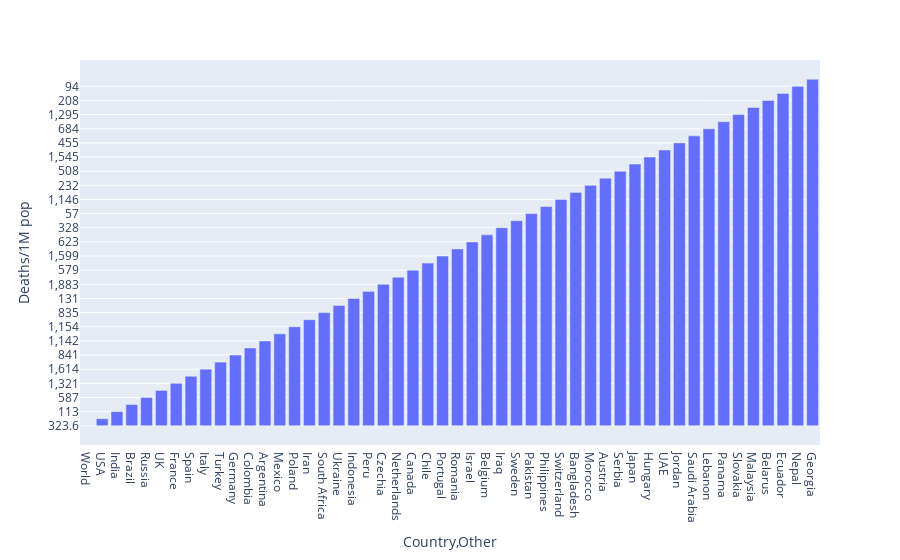

This figure's notebook cell:
### Code cell
import plotly.express as px
# data_canada = px.data.gapminder().query("country == 'Canada'")
fig = px.bar(df, x='Country,Other', y='Deaths/1M pop')
fig.show()

# import plotly.express as px
# # This dataframe has 244 lines, but 4 distinct values for `day`
# fig = px.pie(df, values='TotalCases', names='Continent')
# fig.show()

### Figure 1 — Plotly figure (JSON) as saved in the notebook; plotly's stock layout.template omitted (floating-point values rounded to 4 significant figures)
{"data": [{"alignmentgroup": "True", "hovertemplate": "Country,Other=%{x}<br>Deaths/1M pop=%{y}<extra></extra>", "legendgroup": "", "marker": {"color": "#636efa"}, "name": "", "offsetgroup": "", "orientation": "v", "showlegend": false, "textposition": "auto", "type": "bar", "x": ["World", "USA", "India", "Brazil", "Russia", "UK", "France", "Spain", "Italy", "Turkey", "Germany", "Colombia", "Argentina", "Mexico", "Poland", "Iran", "South Africa", "Ukraine", "Indonesia", "Peru", "Czechia", "Netherlands", "Canada", "Chile", "Portugal", "Romania", "Israel", "Belgium", "Iraq", "Sweden", "Pakistan", "Philippines", "Switzerland", "Bangladesh", "Morocco", "Austria", "Serbia", "Japan", "Hungary", "UAE", "Jordan", "Saudi Arabia", "Lebanon", "Panama", "Slovakia", "Malaysia", "Belarus", "Ecuador", "Nepal", "Georgia"], "xaxis": "x", "y": ["323.6", "1,579", "113", "1,191", "587", "1,801", "1,321", "1,478", "1,614", "336", "841", "1,164", "1,142", "1,427", "1,154", "708", "835", "594", "131", "1,391", "1,883", "906", "579", "1,065", "1,599", "1,059", "623", "1,897", "328", "1,265", "57", "111", "1,146", "51", "232", "944", "508", "62", "1,545", "122", "455", "184", "684", "1,338", "1,295", "34", "208", "886", "94", "878"], "yaxis": "y"}], "layout": {"barmode": "relative", "legend": {"tracegroupgap": 0}, "margin": {"t": 60}, "xaxis": {"anchor": "y", "domain": [0, 1], "title": {"text": "Country,Other"}}, "yaxis": {"anchor": "x", "domain": [0, 1], "title": {"text": "Deaths/1M pop"}}}}
